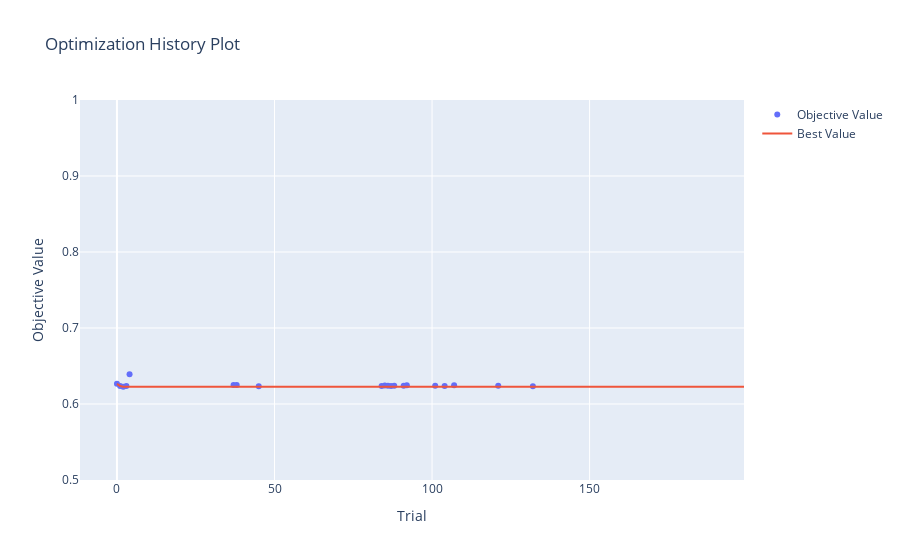

Here is the notebook cell this chart was saved with:
### Code cell
fig = optuna.visualization.plot_optimization_history(study_bst)
fig.update_layout(yaxis_range=[0.5, 1])

### Figure 1 — Plotly figure (JSON) as saved in the notebook; plotly's stock layout.template omitted (floating-point values rounded to 4 significant figures; data arrays with more than 128 entries replaced by an {"elided": "..."} marker saying what was removed)
{"data": [{"mode": "markers", "name": "Objective Value", "type": "scatter", "x": [0, 1, 2, 3, 4, 37, 38, 45, 84, 85, 86, 87, 88, 91, 92, 101, 104, 107, 121, 132], "y": [0.6265, 0.6237, 0.6229, 0.6238, 0.6392, 0.6251, 0.6249, 0.6233, 0.6238, 0.6242, 0.624, 0.6237, 0.624, 0.6241, 0.6246, 0.6241, 0.6236, 0.6246, 0.624, 0.6235]}, {"mode": "lines", "name": "Best Value", "type": "scatter", "x": {"elided": "200 int values"}, "y": {"elided": "200 float values"}}, {"marker": {"color": "#cccccc"}, "mode": "markers", "name": "Infeasible Trial", "showlegend": false, "type": "scatter", "x": [], "y": []}], "layout": {"autosize": true, "title": {"text": "Optimization History Plot"}, "xaxis": {"autorange": true, "range": [-11.73, 199], "title": {"text": "Trial"}, "type": "linear"}, "yaxis": {"range": [0.5, 1], "title": {"text": "Objective Value"}, "type": "linear"}}}
